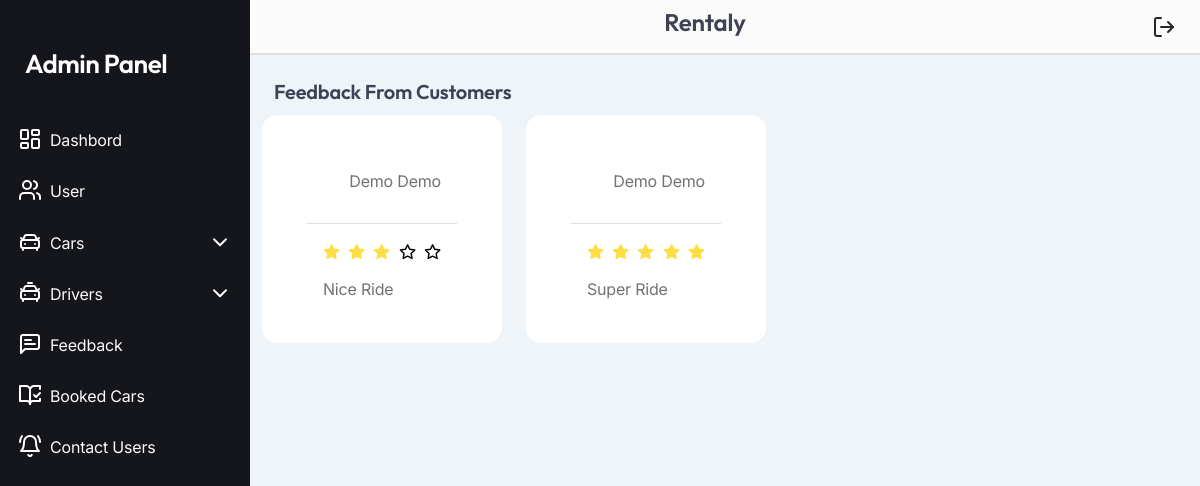
Screenshot of /admin/Feedback.php (signed in) with the database file from the repository.
### tables this page shows
CREATE TABLE `reviews` (
  `id` int(3) NOT NULL,
  `stars` int(1) NOT NULL,
  `feedback` text NOT NULL,
  `book_id` int(3) NOT NULL
);

CREATE TABLE `book_car` (
  `id` int(4) NOT NULL,
  `fname` varchar(25) NOT NULL,
  `lname` varchar(25) NOT NULL,
  `email` varchar(35) NOT NULL,
  `phone` varchar(10) NOT NULL,
  `state` varchar(15) NOT NULL,
  `pincode` int(7) NOT NULL,
  `address` text NOT NULL,
  `total_days` int(4) NOT NULL,
  `total_price` varchar(7) NOT NULL,
  `pickup_date` varchar(10) NOT NULL,
  `drop_date` varchar(10) NOT NULL,
  `pickup_location` varchar(20) NOT NULL,
  `drop_location` varchar(20) NOT NULL,
  `payment_status` varchar(20) NOT NULL DEFAULT 'pending',
  `userId` int(5) NOT NULL,
  `carId` int(5) NOT NULL,
  `driver` varchar(25) NOT NULL DEFAULT 'none',
  `status` varchar(10) NOT NULL DEFAULT 'scheduled'
);

### admin/Feedback.php (the view, shortened to what this page needs)
<?php
include("../controller/connection.php");
$q = "select * from reviews,book_car where reviews.book_id=book_car.id";
$reviews = mysqli_query($con, $q);
?>
<!DOCTYPE html>
<html lang="en">
<head>
    <link rel="stylesheet" href="../css/main.css">
    <link rel="stylesheet" href="../css/main-admin.css">
    <link href="../css/bootstrap.min.css" rel="stylesheet" type="text/css" id="bootstrap">
    <link href="../css/mdb.min.css" rel="stylesheet" type="text/css" id="mdb">
    <link href="../css/plugins.css" rel="stylesheet" type="text/css">
    <link href="../css/style.css" rel="stylesheet" type="text/css">
    <link href="../css/main.css" rel="stylesheet" type="text/css">
    <link id="colors" href="../css/colors/scheme-01.css" rel="stylesheet" type="text/css">
    <link href="../css/coloring.css" rel="stylesheet" type="text/css">
</head>
<body>
    <div class="admin">
        <div class="h-100">
            <?php include("AdminNavList.php"); ?>
        </div>
        <div id="maindash" class=" overflow-auto ">
            <?php include("Menu-bar.php"); ?>
            <div class='px-4 mt-4 '>
                <h4>Feedback From Customers</h4>
                <div class="container-fluid ">
                    <div class="row row-cols-1 row-cols-md-2 row-cols-lg-3 gap-4">
                        <?php
                        while ($row = mysqli_fetch_array($reviews)) {
                            ?>
                            <div class="card border-light mb-3" style="max-width: 20vw;">
                                <div class="card-header">
                                    <div class='d-flex  align-items-center  gap-3'>
                                        <p class=''>
                                            <?php echo $row['fname'] . ' ' . $row['lname']; ?>
                                        </p>
                                    </div>
                                </div>
                                <div class="card-body">
                                    <h5 class="card-title">
                                        <div class='d-flex align-items-center  gap-2'>
                                            <?php
                                            for ($i = 1; $i <= 5; $i++) {
                                                ?>
                                                <svg xmlns="http://www.w3.org/2000/svg" width="24" height="24"
                                                    viewBox="0 0 24 24" fill="<?php if ($row['stars'] >= $i)
                                                        echo "#FD4";
                                                    else
                                                        echo '#fff'; ?>" stroke="<?php if ($row['stars'] >= $i)
                                                              echo "#FD4";
                                                          else
                                                              echo '#000'; ?>" stroke-width="2" stroke-linecap="round"
                                                    stroke-linejoin="round" class="lucide lucide-star">
                                                    <polygon
                                                        points="12 2 15.09 8.26 22 9.27 17 14.14 18.18 21.02 12 17.77 5.82 21.02 7 14.14 2 9.27 8.91 8.26 12 2" />
                                                </svg>
                                                <?php
                                            }
                                            ?>
                                        </div>
                                    </h5>
                                    <p class="card-text  reviewinfo py-1">
                                        <?php echo $row['feedback']; ?>
                                    </p>
                                </div>
                            </div>
                        <?php } ?>
                    </div>
                </div>
            </div>
        </div>
    </div>
</body>
</html>

### css/main.css (style rules this page uses)
.card { border: none; max-width: 480px; border-radius: 15px; padding: 45px; padding-bottom: 20px!important; }

### css/main-admin.css (style rules this page uses)
body { background-color: #15161B; }
.admin { --spacing: 1rem; display: flex; flex-wrap: wrap; display: grid; height: 100vh; grid-template-rows: 70px 1fr 70px; grid-template-columns: 250px 1fr; background-color: #15161B; }
#maindash { background-color: #EFF4F8; height: 100vh; }
.reviewinfo { display: -webkit-box; -webkit-line-clamp: 3; -webkit-box-orient: vertical; overflow: hidden; }

### css/colors/scheme-01.css (style rules this page uses)
:root { --primary-color: #1ECB15; --primary-color-rgb: 120, 202, 92; --secondary-color: #179510; --secondary-color-rgb: 23, 149, 16; }

### css/coloring.css (style rules this page uses)
.item_info_counts>div, .de_table .tr .td:nth-child(2) span, .activity-filter i, .accordion-button:not(.collapsed), { background: rgba(var(--secondary-color-rgb), .1); }

### rows the page displays
reviews: book_car.fname "Demo", book_car.lname "Demo", feedback "Nice Ride"
reviews: book_car.fname "Demo", book_car.lname "Demo", feedback "Super Ride"
